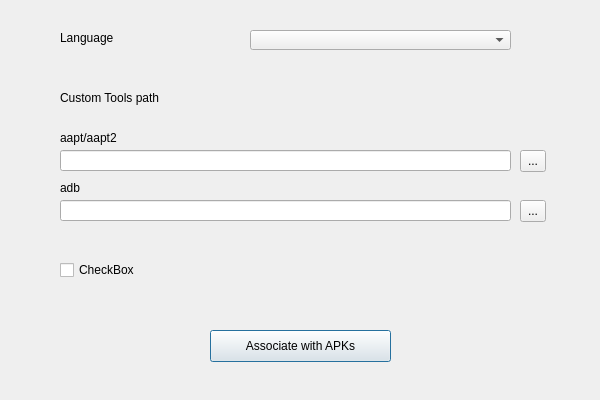
<?xml version="1.0" encoding="UTF-8"?>
<ui version="4.0">
 <class>Settings</class>
 <widget class="QDialog" name="Settings">
  <property name="windowModality">
   <enum>Qt::ApplicationModal</enum>
  </property>
  <property name="geometry">
   <rect>
    <x>0</x>
    <y>0</y>
    <width>600</width>
    <height>400</height>
   </rect>
  </property>
  <property name="windowTitle">
   <string>Dialog</string>
  </property>
  <widget class="QComboBox" name="comboBox">
   <property name="geometry">
    <rect>
     <x>250</x>
     <y>30</y>
     <width>261</width>
     <height>20</height>
    </rect>
   </property>
   <property name="mouseTracking">
    <bool>false</bool>
   </property>
   <property name="placeholderText">
    <string>lang</string>
   </property>
  </widget>
  <widget class="QLabel" name="label">
   <property name="geometry">
    <rect>
     <x>60</x>
     <y>30</y>
     <width>58</width>
     <height>16</height>
    </rect>
   </property>
   <property name="text">
    <string>Language</string>
   </property>
  </widget>
  <widget class="QPushButton" name="pushButton">
   <property name="geometry">
    <rect>
     <x>210</x>
     <y>330</y>
     <width>181</width>
     <height>32</height>
    </rect>
   </property>
   <property name="text">
    <string>Associate with APKs</string>
   </property>
  </widget>
  <widget class="QLabel" name="label_2">
   <property name="geometry">
    <rect>
     <x>60</x>
     <y>90</y>
     <width>121</width>
     <height>16</height>
    </rect>
   </property>
   <property name="text">
    <string>Custom Tools path</string>
   </property>
  </widget>
  <widget class="QLabel" name="label_3">
   <property name="geometry">
    <rect>
     <x>60</x>
     <y>180</y>
     <width>58</width>
     <height>16</height>
    </rect>
   </property>
   <property name="text">
    <string>adb</string>
   </property>
  </widget>
  <widget class="QLabel" name="label_4">
   <property name="geometry">
    <rect>
     <x>60</x>
     <y>130</y>
     <width>71</width>
     <height>16</height>
    </rect>
   </property>
   <property name="text">
    <string>aapt/aapt2</string>
   </property>
  </widget>
  <widget class="QLineEdit" name="lineEdit">
   <property name="geometry">
    <rect>
     <x>60</x>
     <y>150</y>
     <width>451</width>
     <height>21</height>
    </rect>
   </property>
  </widget>
  <widget class="QLineEdit" name="lineEdit_2">
   <property name="geometry">
    <rect>
     <x>60</x>
     <y>200</y>
     <width>451</width>
     <height>21</height>
    </rect>
   </property>
  </widget>
  <widget class="QToolButton" name="toolButton">
   <property name="geometry">
    <rect>
     <x>520</x>
     <y>200</y>
     <width>26</width>
     <height>22</height>
    </rect>
   </property>
   <property name="text">
    <string>...</string>
   </property>
  </widget>
  <widget class="QToolButton" name="toolButton_2">
   <property name="geometry">
    <rect>
     <x>520</x>
     <y>150</y>
     <width>26</width>
     <height>22</height>
    </rect>
   </property>
   <property name="text">
    <string>...</string>
   </property>
  </widget>
  <widget class="QCheckBox" name="checkBox">
   <property name="geometry">
    <rect>
     <x>60</x>
     <y>260</y>
     <width>85</width>
     <height>20</height>
    </rect>
   </property>
   <property name="text">
    <string>CheckBox</string>
   </property>
  </widget>
 </widget>
 <resources/>
 <connections/>
</ui>
